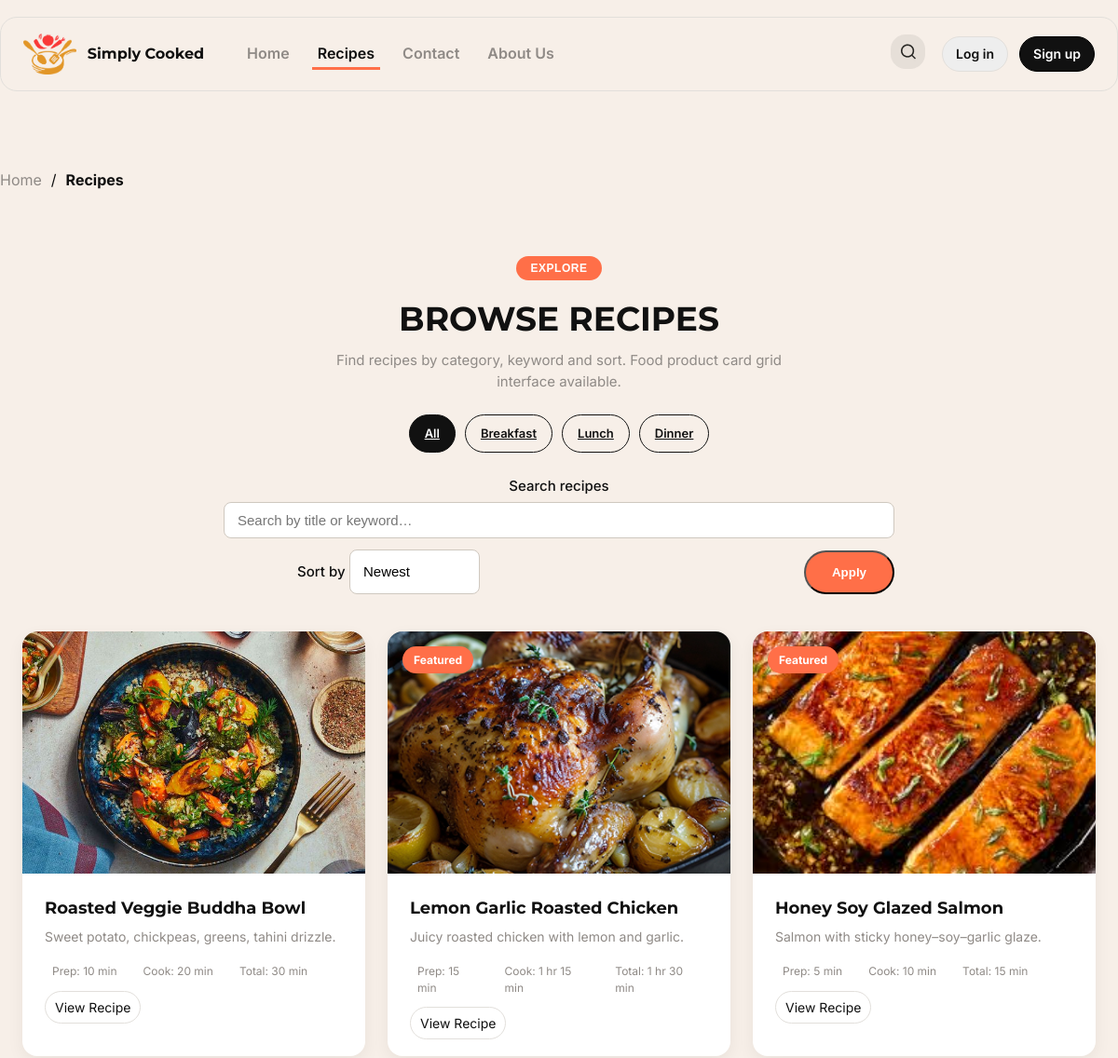
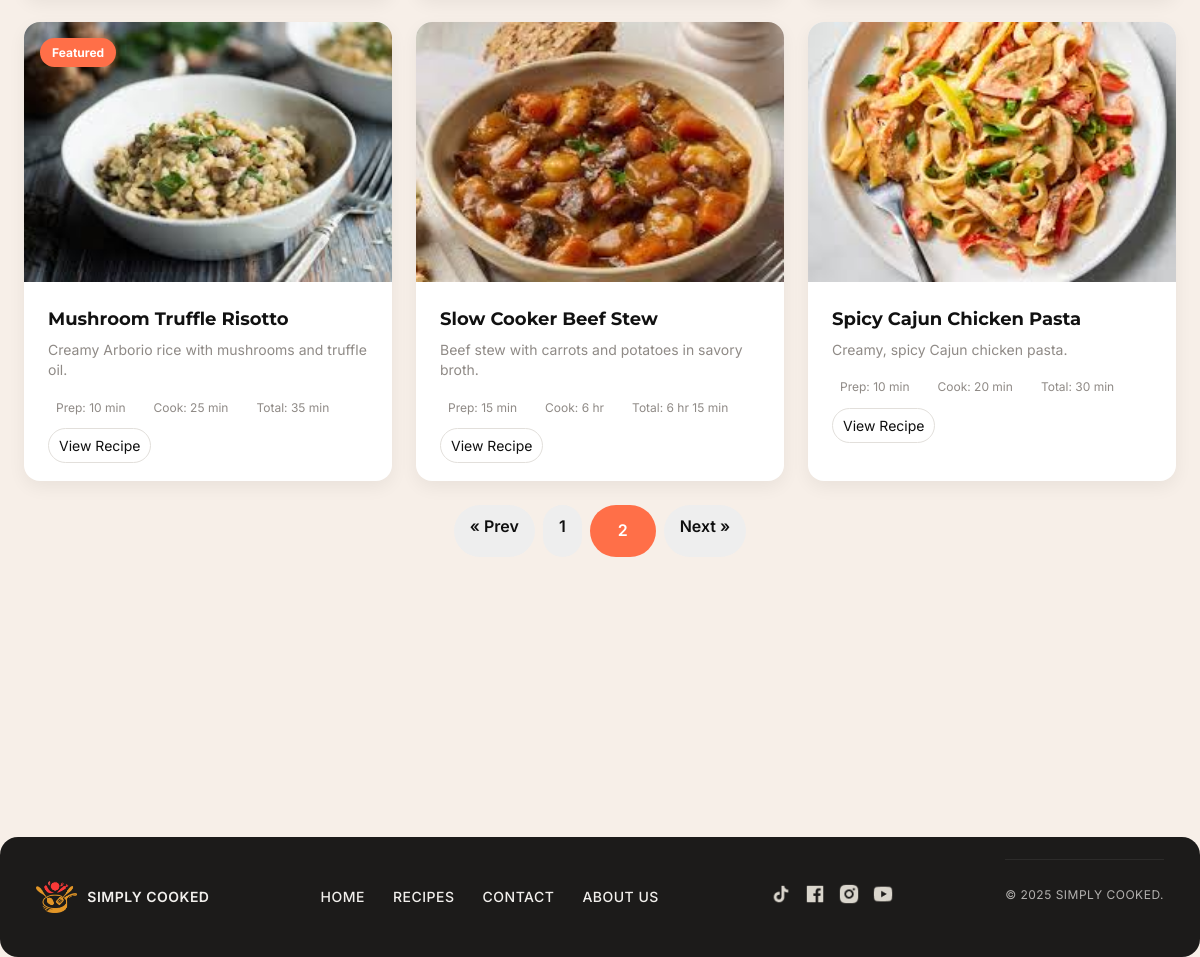
/recipes.php?page=2, run on the app's committed database (2 pictures, top to bottom).
### tables this page shows
CREATE TABLE recipes (
  recipe_id INT AUTO_INCREMENT PRIMARY KEY,
  user_id INT,
  title VARCHAR(255) NOT NULL,
  slug VARCHAR(255) NOT NULL UNIQUE,

   
  description TEXT,                  
  meta_description VARCHAR(255),
  keywords VARCHAR(255),

   
  main_image_url VARCHAR(255),       
  prep_time VARCHAR(50),
  cook_time VARCHAR(50),
  total_time VARCHAR(50),
  servings VARCHAR(50),
  difficulty ENUM('easy','medium','hard') DEFAULT 'easy',
  is_featured BOOLEAN DEFAULT FALSE,

   
  instructions_intro TEXT NULL,      
  instructions TEXT NOT NULL,        
  dos_donts TEXT NULL,               

  created_at TIMESTAMP DEFAULT CURRENT_TIMESTAMP,
  updated_at TIMESTAMP DEFAULT CURRENT_TIMESTAMP ON UPDATE CURRENT_TIMESTAMP,

  FOREIGN KEY (user_id) REFERENCES users(user_id) ON DELETE SET NULL
);

### public/recipes.php (the view, shortened to what this page needs)
<?php
require_once __DIR__ . '/../config/db.php';
include __DIR__ . '/../app/views/header.php';
$cat  = strtolower(trim($_GET['cat'] ?? 'all'));
$q    = trim($_GET['q'] ?? '');
$sort = strtolower(trim($_GET['sort'] ?? 'newest'));
$page = max(1, intval($_GET['page'] ?? 1));
$perPage = 9;
$where  = [];
$params = [];
$types  = '';
$whereSql = $where ? ('WHERE '.implode(' AND ', $where)) : '';
switch ($sort) {
  default:       $orderSql = "ORDER BY r.created_at DESC";
}
$offset = ($page - 1) * $perPage;
$sqlCount = "SELECT COUNT(*) AS cnt FROM recipes r $whereSql";
$stmt = $conn->prepare($sqlCount);
$stmt->execute();
$total = (int)($stmt->get_result()->fetch_assoc()['cnt'] ?? 0);
$totalPages = max(1, (int)ceil($total / $perPage));
$sql = "SELECT r.recipe_id, r.title, r.slug, r.meta_description, r.keywords,
               r.main_image_url, r.prep_time, r.cook_time, r.total_time, r.is_featured
        FROM recipes r
        $whereSql
        $orderSql
        LIMIT ? OFFSET ?";
$stmt = $conn->prepare($sql);
if ($types) {
  $types2 = $types . 'ii';
  $params2 = array_merge($params, [$perPage, $offset]);
  $stmt->bind_param($types2, ...$params2);
} else {
  $stmt->bind_param('ii', $perPage, $offset);
}
$stmt->execute();
$res = $stmt->get_result();
$rows = $res->fetch_all(MYSQLI_ASSOC);
function keep_params(array $extra = []) {
  $params = $_GET;
  foreach ($extra as $k=>$v) $params[$k]=$v;
  return '?' . http_build_query($params);
}
?>
<main class="site-main">
  <div class="container breadcrumb">
    <ul>
      <li><a href="index.php">Home</a></li>
      <li>/</li>
      <li><strong>Recipes</strong></li>
    </ul>
  </div>
  <section class="container recipes-section">
    <div class="recipes-header">
      <button class="recipes-badge" type="button">Explore</button>
      <h1 class="recipes-title">Browse Recipes</h1>
      <p class="recipes-desc">
        Find recipes by category, keyword and sort. Food product card grid interface available.
      </p>
      <div class="recipe-filters">
        <?php
          $cats = ['all'=>'All','breakfast'=>'Breakfast','lunch'=>'Lunch','dinner'=>'Dinner'];
          foreach ($cats as $slug=>$label):
            $active = ($slug === $cat) ? 'active' : '';
        ?>
          <a class="filter-pill <?= $active ?>"
             href="<?= htmlspecialchars(keep_params(['cat'=>$slug,'page'=>1])) ?>"><?= htmlspecialchars($label) ?></a>
        <?php endforeach; ?>
      </div>
      <form method="get" class="login-row-2col" style="margin-top:10px; gap:12px;">
        <div class="form-group" style="grid-column:1 / 3;">
          <label for="q">Search recipes</label>
          <input id="q" name="q" type="text" placeholder="Search by title or keyword…"
                 value="<?= htmlspecialchars($q) ?>">
        </div>
        <div class="form-group">
          <label for="sort">Sort by</label>
          <select id="sort" name="sort" style="padding:12px 14px; border:1px solid #cfc8bf; border-radius:8px;">
            <option value="newest" <?= $sort==='newest'?'selected':'' ?>>Newest</option>
          </select>
        </div>
        <div class="form-group" style="align-self:end; text-align:right;">
          <button class="btn-primary" type="submit">Apply</button>
        </div>
      </form>
    </div>
    <div class="cards-grid">
      <?php if (!$rows): ?>
        <p class="muted">No recipes found. Try a different filter or keyword.</p>
      <?php else: foreach ($rows as $r): ?>
        <article class="recipe-card">
          <a class="recipe-link" href="recipe.php?id=<?= (int)$r['recipe_id'] ?>">
            <div class="recipe-card-media">
              <?php if (!empty($r['is_featured'])): ?>
                <span class="badge-pill badge-orange">Featured</span>
              <?php endif; ?>
              <img class="recipe-card-img"
                   src="<?= htmlspecialchars($r['main_image_url'] ?: '/assets/images/placeholder.jpg') ?>"
                   alt="<?= htmlspecialchars($r['title']) ?>">
            </div>
            <div class="recipe-body">
              <h3 class="recipe-title"><?= htmlspecialchars($r['title']) ?></h3>
              <?php if (!empty($r['meta_description'])): ?>
                <p class="recipe-excerpt"><?= htmlspecialchars($r['meta_description']) ?></p>
              <?php endif; ?>
              <div class="recipe-meta">
                <?php if (!empty($r['prep_time'])): ?>
                  <span class="meta-item">Prep: <?= htmlspecialchars($r['prep_time']) ?></span>
                <?php endif; ?>
                <?php if (!empty($r['cook_time'])): ?>
                  <span class="meta-item">Cook: <?= htmlspecialchars($r['cook_time']) ?></span>
                <?php endif; ?>
                <?php if (!empty($r['total_time'])): ?>
                  <span class="meta-item">Total: <?= htmlspecialchars($r['total_time']) ?></span>
                <?php endif; ?>
              </div>
              <div class="recipe-cta">
                <span class="btn-small">View Recipe</span>
              </div>
            </div>
          </a>
        </article>
      <?php endforeach; endif; ?>
    </div>
    <?php if ($totalPages > 1): ?>
      <div class="container" style="margin-top:24px; display:flex; gap:8px; justify-content:center;">
        <?php
          $prev = max(1, $page-1);
          $next = min($totalPages, $page+1);
        ?>
        <a class="btn" href="<?= htmlspecialchars(keep_params(['page'=>$prev])) ?>" aria-label="Previous">« Prev</a>
        <?php for ($i=1; $i<=$totalPages; $i++): ?>
          <a class="btn<?= $i===$page?' btn-primary':'' ?>"
             href="<?= htmlspecialchars(keep_params(['page'=>$i])) ?>"><?= $i ?></a>
        <?php endfor; ?>
        <a class="btn" href="<?= htmlspecialchars(keep_params(['page'=>$next])) ?>" aria-label="Next">Next »</a>
      </div>
    <?php endif; ?>
  </section>
</main>
<?php include __DIR__ . '/../app/views/footer.php'; ?>

### public/css/style.css (style rules this page uses)
:root { --bg: #f7efe8; --card: #fff; --muted: #8f8a86; --accent: #ff6f48; --accent-dark: #e85b3a; --text: #0f0f0f; --round: 14px; --max-width: 1450px; --shadow: 0 6px 18px rgba(14,14,14,0.06); --radius-lg: 18px; --container-padding: 24px; --header-height: 80px; --font-heading: 'Montserrat', sans-serif; --font-body: 'Inter', sans-serif; }
* { box-sizing: border-box; }
html, body { height: 100%; }
body { margin: 0; font-family: var(--font-body); background: var(--bg); color: var(--text); -webkit-font-smoothing: antialiased; -moz-osx-font-smoothing: grayscale; line-height: 1.45; -webkit-text-size-adjust: 100%; }
.container { width: 100%; max-width: var(--max-width); margin: 0 auto; padding: 0 var(--container-padding); }
.site-main { padding: 28px 0 80px; }
.btn { display: inline-block; padding: 10px 16px; border-radius: 999px; text-decoration: none; background: #eee; border: 0; color: var(--text); font-weight: 600; cursor: pointer; }
.btn.small, .btn-small { padding: 6px 10px; font-size: 14px; }
.btn-primary { background: var(--accent); color: #fff; padding: 14px 28px; border-radius: 999px; font-weight: 600; text-decoration: none; transition: background 0.2s ease; }
.cards-grid { display: grid; gap: 20px; grid-template-columns: repeat(3, 1fr); margin-top: 14px; }
.cards-grid { display:grid; grid-template-columns:repeat(3,1fr); gap:24px; }
.recipe-card { background:var(--card,#fff); border-radius:16px; box-shadow:var(--shadow,0 6px 18px rgba(14,14,14,.06)); overflow:hidden; }
.recipe-card-media { position:relative; }
.recipe-card-img { width:100%; height:260px; object-fit:cover; display:block; }
.recipe-link { display: flex; flex-direction: column; text-decoration: none; color: inherit; height: 100%; }
.badge-pill { position:absolute; left:16px; top:16px; padding:6px 12px; border-radius:999px; font-size:12px; font-weight:700; background:#eee; }
.badge-orange { background:var(--accent,#ff6f48); color:#fff; }
.recipe-body { padding: 24px; }
.recipe-title { font-family: var(--font-heading); margin: 0 0 8px; font-size: 18px; color: #111; }
.recipe-excerpt { color: var(--muted); margin: 0 0 12px; font-size: 14px; }
.recipe-meta { display: flex; gap: 12px; font-size: 12px; color: var(--muted); margin-bottom: 12px; }
.meta-item { display: inline-flex; align-items: center; gap: 8px; background: transparent; padding: 6px 8px; border-radius: 8px; }
.recipe-cta { margin-top: auto; }
.btn-small { background: transparent; border: 1px solid #e2dfdb; padding: 8px 10px; border-radius: 999px; }
.breadcrumb { padding: 10px 0; }
.breadcrumb ul { display: flex; gap: 10px; list-style: none; margin: 0; padding: 0; }
.breadcrumb a { text-decoration: none; color: var(--muted); }
.recipes-section { margin: 60px 0; }
.recipes-header { text-align: center; max-width: 720px; margin: 0 auto 40px; }
.recipes-badge { background: var(--accent); color: #fff; border: none; border-radius: 999px; font-size: 12px; font-weight: 600; text-transform: uppercase; letter-spacing: 0.5px; padding: 6px 16px; cursor: default; margin-bottom: 12px; }
.recipes-title { font-family: var(--font-heading); font-size: 36px; text-transform: uppercase; line-height: 1.2; margin: 8px 0 12px; color: #111; }
.recipes-desc { color: var(--muted); font-size: 15px; line-height: 1.5; max-width: 520px; margin: 0 auto 24px; }
.recipe-filters { display: flex; flex-wrap: wrap; justify-content: center; gap: 10px; margin-bottom: 24px; }
.filter-pill { background: transparent; border: 1px solid #111; border-radius: 999px; color: #111; font-size: 13px; font-weight: 600; padding: 10px 16px; cursor: pointer; transition: all 0.2s ease; }
.filter-pill.active, .filter-pill:hover { background: #111; color: #fff; }
.login-row-2col { display: grid; grid-template-columns: 1fr 1fr; gap: 20px; }
.recipes-section input[type="text"] { border: 1px solid #cfc8bf; border-radius: 8px; padding: 10px 14px; font-size: 15px; width: 100%; transition: all 0.2s ease; }
.recipes-section select { border: 1px solid #cfc8bf; border-radius: 8px; font-size: 15px; padding: 10px 12px; background: #fff; appearance: none; line-height: 1.45; }
.recipes-section label { display: inline-block; margin-bottom: 6px; font-weight: 500; font-size: 15px; color: var(--text); }

### data on the page
recipes: main_image_url (picture), title "Roasted Veggie Buddha Bowl", meta_description "Sweet potato, chickpeas, greens, tahini drizzle.", prep_time "10 min", cook_time "20 min", total_time "30 min"
recipes: is_featured "Featured", main_image_url (picture), title "Lemon Garlic Roasted Chicken", meta_description "Juicy roasted chicken with lemon and garlic.", prep_time "15 min", cook_time "1 hr 15 min", total_time "1 hr 30 min"
recipes: is_featured "Featured", main_image_url (picture), title "Honey Soy Glazed Salmon", meta_description "Salmon with sticky honey–soy–garlic glaze.", prep_time "5 min", cook_time "10 min", total_time "15 min"
recipes: is_featured "Featured", main_image_url (picture), title "Mushroom Truffle Risotto", meta_description "Creamy Arborio rice with mushrooms and truffle oil.", prep_time "10 min", cook_time "25 min", total_time "35 min"
recipes: main_image_url (picture), title "Slow Cooker Beef Stew", meta_description "Beef stew with carrots and potatoes in savory broth.", prep_time "15 min", cook_time "6 hr", total_time "6 hr 15 min"
recipes: main_image_url (picture), title "Spicy Cajun Chicken Pasta", meta_description "Creamy, spicy Cajun chicken pasta.", prep_time "10 min", cook_time "20 min", total_time "30 min"

### other printed values
$label "All"
$label "Breakfast"
$label "Lunch"
$label "Dinner"
